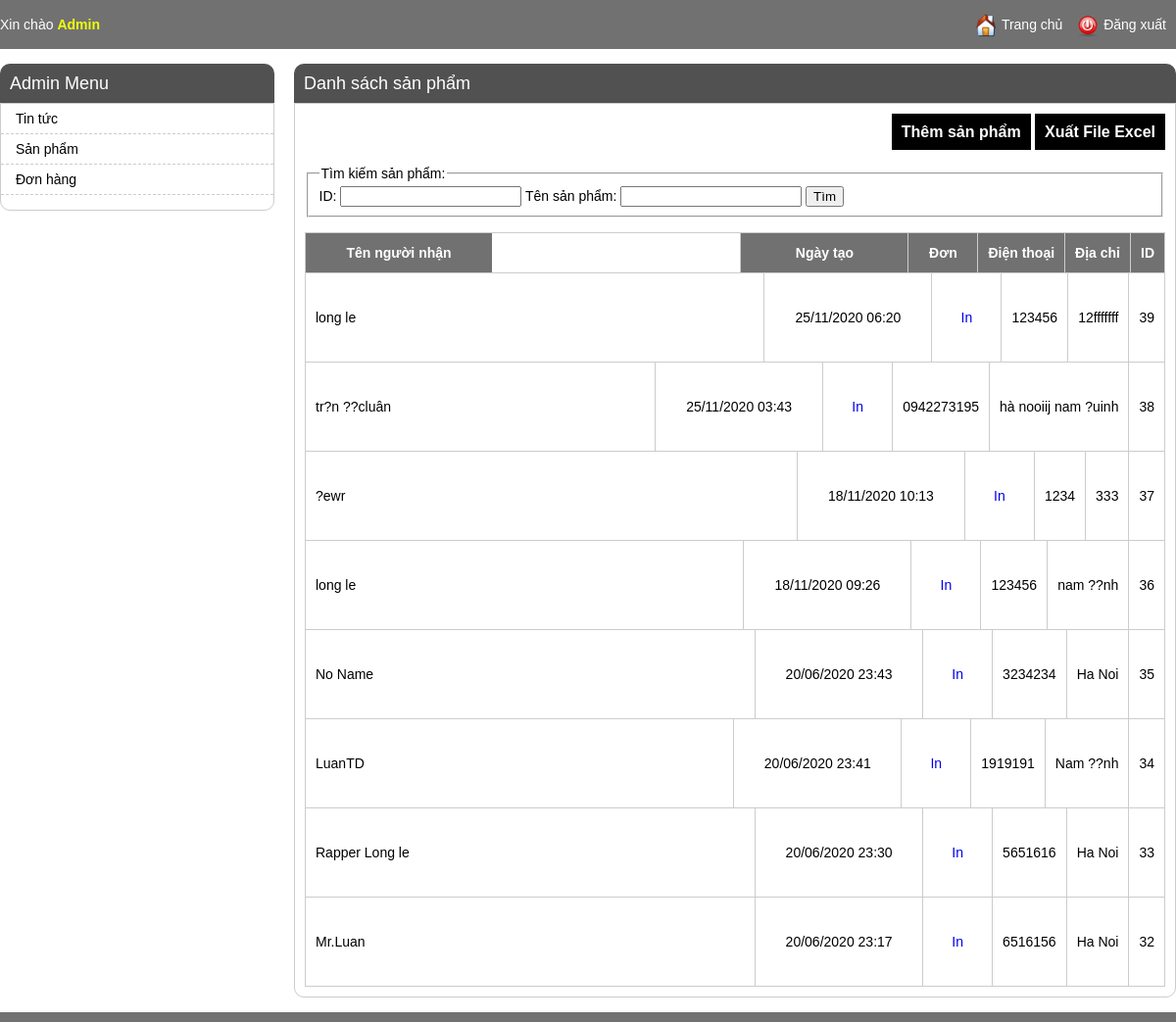
Page /admin/order_listing.php (signed in) on the committed database.
### tables this page shows
CREATE TABLE `orders` (
  `id` int(11) NOT NULL,
  `name` varchar(255) NOT NULL,
  `phone` varchar(255) DEFAULT NULL,
  `address` varchar(500) NOT NULL,
  `note` text NOT NULL,
  `total` int(11) NOT NULL,
  `created_time` int(11) NOT NULL,
  `last_updated` int(11) NOT NULL
);

### admin/order_listing.php (the view, shortened to what this page needs)
<?php
include 'header.php';
$config_name = "product";
$config_title = "sản phẩm";
if (!empty($_SESSION['current_user'])) {
    $item_per_page = (!empty($_GET['per_page'])) ? $_GET['per_page'] : 10;
    $current_page = (!empty($_GET['page'])) ? $_GET['page'] : 1;
    $offset = ($current_page - 1) * $item_per_page;
    if(!empty($where)){
        $orders = mysqli_query($con, "SELECT * FROM `orders` where (".$where.") ORDER BY `id` DESC LIMIT " . $item_per_page . " OFFSET " . $offset);
    }else{
        $orders = mysqli_query($con, "SELECT * FROM `orders` ORDER BY `id` DESC LIMIT " . 8 . " OFFSET " . $offset);
    }
    ?>
    <div class="main-content">
        <h1>Danh sách <?= $config_title ?></h1>
        <div class="listing-items">
            <div class="buttons">
                <a href="./<?= $config_name ?>_editing.php">Thêm <?= $config_title ?></a>
                <a calss = "page-item" href="xuat_file_excel.php">Xuất File Excel</a>
            </div>
            <div class="listing-search">
                <form id="<?= $config_name ?>-search-form" action="<?= $config_name ?>_listing.php?action=search" method="POST">
                    <fieldset>
                        <legend>Tìm kiếm <?= $config_title ?>:</legend>
                        ID: <input type="text" name="id" value="<?= !empty($id) ? $id : "" ?>" />
                        Tên <?= $config_title ?>: <input type="text" name="name" value="<?= !empty($name) ? $name : "" ?>" />
                        <input type="submit" value="Tìm" />
                    </fieldset>
                </form>
            </div>
            <ul>
                <li class="listing-item-heading">
                    <div class="listing-prop listing-id">ID</div>
                    <div class="listing-prop listing-name">Tên người nhận</div>
                    <div class="listing-prop listing-address">Địa chỉ</div>
                    <div class="listing-prop listing-phone">Điện thoại</div>
                    <div class="listing-prop listing-button">Đơn hàng</div>
                    <div class="listing-prop listing-time">Ngày tạo</div>
                </li>
                <?php  while ($row = mysqli_fetch_array($orders)) { ?>
                <li>
                    <div class="listing-prop listing-id"><?=$row['id']?></div>
                    <div class="listing-prop listing-name"><?=$row['name']?></div>
                    <div class="listing-prop listing-address"><?=$row['address']?></div>
                    <div class="listing-prop listing-phone"><?=$row['phone']?></div>
                    <div class="listing-prop listing-button">
                        <a href="order_printing.php?id=<?=$row['id']?>" target="_blank">In</a>
                    </div>
                    <div class="listing-prop listing-time"><?=date('d/m/Y H:i', $row['created_time'])?></div>
                </li>
                <?php  } ?>
            </ul>
        </div>
    </div>
    <?php
}
include './footer.php';
?>

### css/admin_style.css (style rules this page uses)
body { font-family: arial; padding: 0; margin: 0; font-size: 14px; }
h1 { text-align: center; }
.listing-items { padding: 10px; border: 1px solid #ccc; border-radius: 0 0 10px 10px; }
.listing-items ul { padding: 0; margin: 0; }
.listing-prop { float: right; border-left: 1px solid #ccc; line-height: 90px; padding: 0 10px; }
.listing-name { padding-left: 10px; border-right: 0; float: left; width: 170px; }
.listing-button { float: right; border-left: 1px solid #ccc; border-right: 0; padding: 0 10px; width: 50px; text-align: center; }
.listing-items ul li { list-style: none; border: 1px solid #ccc; border-top: 0; border-left: 0; }
.listing-items ul li:first-child { border-top: 1px solid #ccc; }
.listing-time { width: 150px; text-align: center; }
.listing-item-heading { text-align: center; font-weight: bold; }
.listing-item-heading .listing-prop { height: 40px; line-height: 40px; background: #717171; color: #FFF; }
.buttons { text-align: right; font-weight: bold; font-size: 16px; margin-bottom: 15px; line-height: 38px; }
.buttons a { color: #FFF; padding: 10px; background: #000; }
a { text-decoration: none; }
.main-content { float: left; width: 900px; margin-left: 20px; }
.main-content h1 { margin: 0; text-align: left; background: #525151; color: #fff; font-size: 18px; font-weight: normal; line-height: 40px; border-radius: 10px 10px 0 0; padding: 0 10px; }
.listing-search { margin-bottom: 15px; }

### rows in the picture
orders: id "39", name "long le", address "12fffffff", phone "123456", created_time "25/11/2020 06:20"
orders: id "38", name "tr?n ??cluân", address "hà nooiij nam ?uinh", phone "0942273195", created_time "25/11/2020 03:43"
orders: id "37", name "?ewr", address "333", phone "1234", created_time "18/11/2020 10:13"
orders: id "36", name "long le", address "nam ??nh", phone "123456", created_time "18/11/2020 09:26"
orders: id "35", name "No Name", address "Ha Noi", phone "3234234", created_time "20/06/2020 23:43"
orders: id "34", name "LuanTD", address "Nam ??nh", phone "1919191", created_time "20/06/2020 23:41"
orders: id "33", name "Rapper Long le", address "Ha Noi", phone "5651616", created_time "20/06/2020 23:30"
orders: id "32", name "Mr.Luan", address "Ha Noi", phone "6516156", created_time "20/06/2020 23:17"

### other values in the picture
$config_title "sản phẩm"
